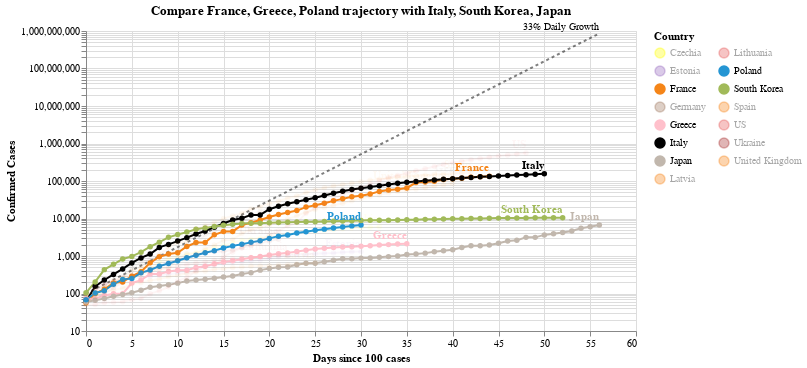

Notebook code cell kept with this figure:
### Code cell
#hide_input
chart2 = make_since_chart(['France', 'Greece', 'Poland'])
chart2

### Figure 1 — Vega-Lite specification as saved in the notebook (floating-point values rounded to 4 significant figures; data arrays with more than 128 entries replaced by an {"elided": "..."} marker saying what was removed)
{"config": {"view": {"continuousWidth": 400, "continuousHeight": 300}}, "layer": [{"mark": {"type": "line", "color": "black", "opacity": 0.5, "strokeDash": [3, 3]}, "encoding": {"x": {"type": "quantitative", "field": "Days since 100 cases"}, "y": {"type": "quantitative", "field": "Confirmed Cases"}}}, {"mark": {"type": "text", "align": "right", "dy": -6, "fontSize": 10, "text": "33% Daily Growth"}, "encoding": {"x": {"type": "quantitative", "field": "Days since 100 cases"}, "y": {"type": "quantitative", "field": "Confirmed Cases"}}, "transform": [{"filter": "(datum['Days since 100 cases'] >= 56)"}]}, {"data": {"name": "data-1cf27e9e2534bc1d737b7c19c1dc51da"}, "mark": {"type": "line", "point": true}, "encoding": {"color": {"type": "nominal", "field": "Country", "legend": {"columns": 2}, "scale": {"domain": ["Czechia", "Estonia", "France", "Germany", "Greece", "Italy", "Japan", "Latvia", "Lithuania", "Poland", "South Korea", "Spain", "US", "Ukraine", "United Kingdom"], "range": ["yellow", "#9467bd", "#F58518", "#9D755D", "pink", "black", "#C1B7AD", "#F58518", "#E45756", "#2495D3", "#A1BA59", "#F58518", "#E45756", "brown", "#F58518"]}}, "opacity": {"condition": {"value": 1, "selection": "selector005"}, "value": 0.05}, "tooltip": [{"type": "nominal", "field": "Country"}, {"type": "temporal", "field": "Date"}, {"type": "quantitative", "field": "Confirmed Cases"}, {"type": "quantitative", "field": "Days since 100 cases"}], "x": {"type": "quantitative", "field": "Days since 100 cases"}, "y": {"type": "quantitative", "field": "Confirmed Cases", "scale": {"type": "log"}}}, "selection": {"selector005": {"type": "multi", "fields": ["Country"], "bind": "legend", "init": [{"Country": "France"}, {"Country": "Greece"}, {"Country": "Poland"}, {"Country": "Italy"}, {"Country": "South Korea"}, {"Country": "Japan"}]}}, "width": 550}, {"data": {"name": "data-1cf27e9e2534bc1d737b7c19c1dc51da"}, "mark": {"type": "text", "align": "right", "dy": -8, "fontWeight": "bold"}, "encoding": {"color": {"type": "nominal", "field": "Country", "legend": {"columns": 2}, "scale": {"domain": ["Czechia", "Estonia", "France", "Germany", "Greece", "Italy", "Japan", "Latvia", "Lithuania", "Poland", "South Korea", "Spain", "US", "Ukraine", "United Kingdom"], "range": ["yellow", "#9467bd", "#F58518", "#9D755D", "pink", "black", "#C1B7AD", "#F58518", "#E45756", "#2495D3", "#A1BA59", "#F58518", "#E45756", "brown", "#F58518"]}}, "opacity": {"condition": {"value": 1, "selection": "selector005"}, "value": 0.05}, "text": {"type": "nominal", "field": "Country"}, "tooltip": [{"type": "nominal", "field": "Country"}, {"type": "temporal", "field": "Date"}, {"type": "quantitative", "field": "Confirmed Cases"}, {"type": "quantitative", "field": "Days since 100 cases"}], "x": {"type": "quantitative", "field": "Days since 100 cases"}, "y": {"type": "quantitative", "field": "Confirmed Cases", "scale": {"type": "log"}}}, "transform": [{"filter": "(datum['Date'] >= 1586649600000)"}], "width": 550}], "data": {"name": "data-6d527464a2b9614b26c91f0aea8e966b"}, "title": "Compare France, Greece, Poland trajectory with Italy, South Korea, Japan", "$schema": "https://vega.github.io/schema/vega-lite/v4.0.2.json", "datasets": {"data-6d527464a2b9614b26c91f0aea8e966b": [{"Days since 100 cases": 0, "Confirmed Cases": 100.0}, {"Days since 100 cases": 1, "Confirmed Cases": 133.0}, {"Days since 100 cases": 2, "Confirmed Cases": 176.9}, {"Days since 100 cases": 3, "Confirmed Cases": 235.3}, {"Days since 100 cases": 4, "Confirmed Cases": 312.9}, {"Days since 100 cases": 5, "Confirmed Cases": 416.2}, {"Days since 100 cases": 6, "Confirmed Cases": 553.5}, {"Days since 100 cases": 7, "Confirmed Cases": 736.1}, {"Days since 100 cases": 8, "Confirmed Cases": 979.1}, {"Days since 100 cases": 9, "Confirmed Cases": 1302.0}, {"Days since 100 cases": 10, "Confirmed Cases": 1732.0}, {"Days since 100 cases": 11, "Confirmed Cases": 2303.0}, {"Days since 100 cases": 12, "Confirmed Cases": 3064.0}, {"Days since 100 cases": 13, "Confirmed Cases": 4074.0}, {"Days since 100 cases": 14, "Confirmed Cases": 5419.0}, {"Days since 100 cases": 15, "Confirmed Cases": 7207.0}, {"Days since 100 cases": 16, "Confirmed Cases": 9586.0}, {"Days since 100 cases": 17, "Confirmed Cases": 12750.0}, {"Days since 100 cases": 18, "Confirmed Cases": 16960.0}, {"Days since 100 cases": 19, "Confirmed Cases": 22550.0}, {"Days since 100 cases": 20, "Confirmed Cases": 29990.0}, {"Days since 100 cases": 21, "Confirmed Cases": 39890.0}, {"Days since 100 cases": 22, "Confirmed Cases": 53060.0}, {"Days since 100 cases": 23, "Confirmed Cases": 70560.0}, {"Days since 100 cases": 24, "Confirmed Cases": 93850.0}, {"Days since 100 cases": 25, "Confirmed Cases": 124800.0}, {"Days since 100 cases": 26, "Confirmed Cases": 166000.0}, {"Days since 100 cases": 27, "Confirmed Cases": 220800.0}, {"Days since 100 cases": 28, "Confirmed Cases": 293700.0}, {"Days since 100 cases": 29, "Confirmed Cases": 390600.0}, {"Days since 100 cases": 30, "Confirmed Cases": 519500.0}, {"Days since 100 cases": 31, "Confirmed Cases": 690900.0}, {"Days since 100 cases": 32, "Confirmed Cases": 918900.0}, {"Days since 100 cases": 33, "Confirmed Cases": 1222000.0}, {"Days since 100 cases": 34, "Confirmed Cases": 1625000.0}, {"Days since 100 cases": 35, "Confirmed Cases": 2162000.0}, {"Days since 100 cases": 36, "Confirmed Cases": 2875000.0}, {"Days since 100 cases": 37, "Confirmed Cases": 3824000.0}, {"Days since 100 cases": 38, "Confirmed Cases": 5086000.0}, {"Days since 100 cases": 39, "Confirmed Cases": 6764000.0}, {"Days since 100 cases": 40, "Confirmed Cases": 8996000.0}, {"Days since 100 cases": 41, "Confirmed Cases": 11970000.0}, {"Days since 100 cases": 42, "Confirmed Cases": 15910000.0}, {"Days since 100 cases": 43, "Confirmed Cases": 21170000.0}, {"Days since 100 cases": 44, "Confirmed Cases": 28150000.0}, {"Days since 100 cases": 45, "Confirmed Cases": 37440000.0}, {"Days since 100 cases": 46, "Confirmed Cases": 49790000.0}, {"Days since 100 cases": 47, "Confirmed Cases": 66230000.0}, {"Days since 100 cases": 48, "Confirmed Cases": 88080000.0}, {"Days since 100 cases": 49, "Confirmed Cases": 117100000.0}, {"Days since 100 cases": 50, "Confirmed Cases": 155800000.0}, {"Days since 100 cases": 51, "Confirmed Cases": 207200000.0}, {"Days since 100 cases": 52, "Confirmed Cases": 275600000.0}, {"Days since 100 cases": 53, "Confirmed Cases": 366600000.0}, {"Days since 100 cases": 54, "Confirmed Cases": 487500000.0}, {"Days since 100 cases": 55, "Confirmed Cases": 648400000.0}, {"Days since 100 cases": 56, "Confirmed Cases": 862400000.0}], "data-1cf27e9e2534bc1d737b7c19c1dc51da": {"elided": "585 records"}}}
